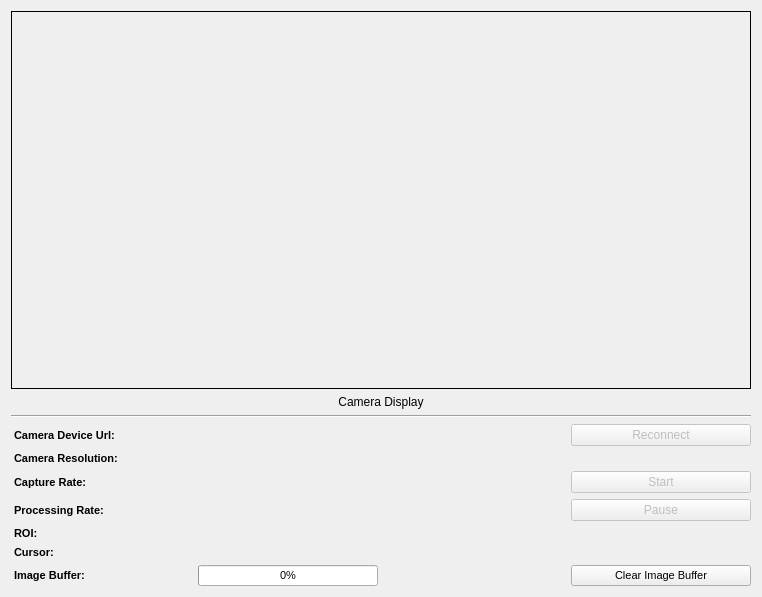
<?xml version="1.0" encoding="UTF-8"?>
<ui version="4.0">
 <class>CameraView</class>
 <widget class="QWidget" name="CameraView">
  <property name="geometry">
   <rect>
    <x>0</x>
    <y>0</y>
    <width>762</width>
    <height>597</height>
   </rect>
  </property>
  <property name="sizePolicy">
   <sizepolicy hsizetype="Minimum" vsizetype="Minimum">
    <horstretch>0</horstretch>
    <verstretch>0</verstretch>
   </sizepolicy>
  </property>
  <property name="windowTitle">
   <string>Form</string>
  </property>
  <layout class="QVBoxLayout" name="verticalLayout" stretch="1,0,0,0">
   <item>
    <widget class="FrameLabel" name="frameLabel">
     <property name="enabled">
      <bool>true</bool>
     </property>
     <property name="sizePolicy">
      <sizepolicy hsizetype="Ignored" vsizetype="Ignored">
       <horstretch>0</horstretch>
       <verstretch>0</verstretch>
      </sizepolicy>
     </property>
     <property name="mouseTracking">
      <bool>true</bool>
     </property>
     <property name="autoFillBackground">
      <bool>true</bool>
     </property>
     <property name="frameShape">
      <enum>QFrame::Box</enum>
     </property>
     <property name="alignment">
      <set>Qt::AlignCenter</set>
     </property>
    </widget>
   </item>
   <item>
    <widget class="QLabel" name="label">
     <property name="layoutDirection">
      <enum>Qt::LeftToRight</enum>
     </property>
     <property name="text">
      <string>Camera Display</string>
     </property>
     <property name="alignment">
      <set>Qt::AlignCenter</set>
     </property>
    </widget>
   </item>
   <item>
    <widget class="Line" name="line">
     <property name="orientation">
      <enum>Qt::Horizontal</enum>
     </property>
    </widget>
   </item>
   <item>
    <layout class="QGridLayout" name="gridLayout" columnstretch="1,1,1,1">
     <item row="1" column="0">
      <widget class="QLabel" name="label_4">
       <property name="sizePolicy">
        <sizepolicy hsizetype="MinimumExpanding" vsizetype="MinimumExpanding">
         <horstretch>0</horstretch>
         <verstretch>0</verstretch>
        </sizepolicy>
       </property>
       <property name="font">
        <font>
         <pointsize>8</pointsize>
         <weight>75</weight>
         <bold>true</bold>
        </font>
       </property>
       <property name="frameShadow">
        <enum>QFrame::Sunken</enum>
       </property>
       <property name="text">
        <string> Camera Device Url:</string>
       </property>
       <property name="alignment">
        <set>Qt::AlignLeading|Qt::AlignLeft|Qt::AlignVCenter</set>
       </property>
      </widget>
     </item>
     <item row="2" column="0">
      <widget class="QLabel" name="label_5">
       <property name="sizePolicy">
        <sizepolicy hsizetype="MinimumExpanding" vsizetype="MinimumExpanding">
         <horstretch>0</horstretch>
         <verstretch>0</verstretch>
        </sizepolicy>
       </property>
       <property name="font">
        <font>
         <pointsize>8</pointsize>
         <weight>75</weight>
         <bold>true</bold>
        </font>
       </property>
       <property name="text">
        <string> Camera Resolution:</string>
       </property>
       <property name="alignment">
        <set>Qt::AlignLeading|Qt::AlignLeft|Qt::AlignVCenter</set>
       </property>
      </widget>
     </item>
     <item row="7" column="1">
      <widget class="QProgressBar" name="imageBufferBar">
       <property name="sizePolicy">
        <sizepolicy hsizetype="MinimumExpanding" vsizetype="MinimumExpanding">
         <horstretch>0</horstretch>
         <verstretch>0</verstretch>
        </sizepolicy>
       </property>
       <property name="font">
        <font>
         <pointsize>8</pointsize>
        </font>
       </property>
       <property name="value">
        <number>0</number>
       </property>
      </widget>
     </item>
     <item row="5" column="1">
      <widget class="QLabel" name="roiLabel">
       <property name="sizePolicy">
        <sizepolicy hsizetype="MinimumExpanding" vsizetype="MinimumExpanding">
         <horstretch>0</horstretch>
         <verstretch>0</verstretch>
        </sizepolicy>
       </property>
       <property name="font">
        <font>
         <pointsize>8</pointsize>
        </font>
       </property>
       <property name="text">
        <string/>
       </property>
      </widget>
     </item>
     <item row="7" column="2">
      <widget class="QLabel" name="imageBufferLabel">
       <property name="sizePolicy">
        <sizepolicy hsizetype="MinimumExpanding" vsizetype="MinimumExpanding">
         <horstretch>0</horstretch>
         <verstretch>0</verstretch>
        </sizepolicy>
       </property>
       <property name="font">
        <font>
         <pointsize>8</pointsize>
        </font>
       </property>
       <property name="text">
        <string/>
       </property>
       <property name="alignment">
        <set>Qt::AlignCenter</set>
       </property>
      </widget>
     </item>
     <item row="6" column="0">
      <widget class="QLabel" name="label_7">
       <property name="sizePolicy">
        <sizepolicy hsizetype="MinimumExpanding" vsizetype="MinimumExpanding">
         <horstretch>0</horstretch>
         <verstretch>0</verstretch>
        </sizepolicy>
       </property>
       <property name="font">
        <font>
         <pointsize>8</pointsize>
         <weight>75</weight>
         <bold>true</bold>
        </font>
       </property>
       <property name="text">
        <string> Cursor:</string>
       </property>
      </widget>
     </item>
     <item row="4" column="2">
      <widget class="QLabel" name="nFramesProcessedLabel">
       <property name="sizePolicy">
        <sizepolicy hsizetype="MinimumExpanding" vsizetype="MinimumExpanding">
         <horstretch>0</horstretch>
         <verstretch>0</verstretch>
        </sizepolicy>
       </property>
       <property name="font">
        <font>
         <pointsize>8</pointsize>
        </font>
       </property>
       <property name="text">
        <string/>
       </property>
       <property name="alignment">
        <set>Qt::AlignCenter</set>
       </property>
      </widget>
     </item>
     <item row="3" column="1">
      <widget class="QLabel" name="captureRateLabel">
       <property name="enabled">
        <bool>true</bool>
       </property>
       <property name="sizePolicy">
        <sizepolicy hsizetype="MinimumExpanding" vsizetype="MinimumExpanding">
         <horstretch>0</horstretch>
         <verstretch>0</verstretch>
        </sizepolicy>
       </property>
       <property name="font">
        <font>
         <pointsize>8</pointsize>
        </font>
       </property>
       <property name="text">
        <string/>
       </property>
      </widget>
     </item>
     <item row="5" column="0">
      <widget class="QLabel" name="label_6">
       <property name="sizePolicy">
        <sizepolicy hsizetype="MinimumExpanding" vsizetype="MinimumExpanding">
         <horstretch>0</horstretch>
         <verstretch>0</verstretch>
        </sizepolicy>
       </property>
       <property name="font">
        <font>
         <pointsize>8</pointsize>
         <weight>75</weight>
         <bold>true</bold>
        </font>
       </property>
       <property name="text">
        <string> ROI:</string>
       </property>
      </widget>
     </item>
     <item row="7" column="0">
      <widget class="QLabel" name="label_1">
       <property name="sizePolicy">
        <sizepolicy hsizetype="MinimumExpanding" vsizetype="MinimumExpanding">
         <horstretch>0</horstretch>
         <verstretch>0</verstretch>
        </sizepolicy>
       </property>
       <property name="font">
        <font>
         <pointsize>8</pointsize>
         <weight>75</weight>
         <bold>true</bold>
        </font>
       </property>
       <property name="text">
        <string> Image Buffer:</string>
       </property>
       <property name="alignment">
        <set>Qt::AlignLeading|Qt::AlignLeft|Qt::AlignVCenter</set>
       </property>
      </widget>
     </item>
     <item row="3" column="2">
      <widget class="QLabel" name="nFramesCapturedLabel">
       <property name="sizePolicy">
        <sizepolicy hsizetype="MinimumExpanding" vsizetype="MinimumExpanding">
         <horstretch>0</horstretch>
         <verstretch>0</verstretch>
        </sizepolicy>
       </property>
       <property name="font">
        <font>
         <pointsize>8</pointsize>
        </font>
       </property>
       <property name="text">
        <string/>
       </property>
       <property name="alignment">
        <set>Qt::AlignCenter</set>
       </property>
      </widget>
     </item>
     <item row="4" column="0">
      <widget class="QLabel" name="label_3">
       <property name="sizePolicy">
        <sizepolicy hsizetype="MinimumExpanding" vsizetype="MinimumExpanding">
         <horstretch>0</horstretch>
         <verstretch>0</verstretch>
        </sizepolicy>
       </property>
       <property name="font">
        <font>
         <pointsize>8</pointsize>
         <weight>75</weight>
         <bold>true</bold>
        </font>
       </property>
       <property name="text">
        <string> Processing Rate:</string>
       </property>
      </widget>
     </item>
     <item row="3" column="0">
      <widget class="QLabel" name="label_2">
       <property name="sizePolicy">
        <sizepolicy hsizetype="MinimumExpanding" vsizetype="MinimumExpanding">
         <horstretch>0</horstretch>
         <verstretch>0</verstretch>
        </sizepolicy>
       </property>
       <property name="font">
        <font>
         <pointsize>8</pointsize>
         <weight>75</weight>
         <bold>true</bold>
        </font>
       </property>
       <property name="text">
        <string> Capture Rate:</string>
       </property>
       <property name="alignment">
        <set>Qt::AlignLeading|Qt::AlignLeft|Qt::AlignVCenter</set>
       </property>
      </widget>
     </item>
     <item row="2" column="1">
      <widget class="QLabel" name="cameraResolutionLabel">
       <property name="sizePolicy">
        <sizepolicy hsizetype="MinimumExpanding" vsizetype="MinimumExpanding">
         <horstretch>0</horstretch>
         <verstretch>0</verstretch>
        </sizepolicy>
       </property>
       <property name="font">
        <font>
         <pointsize>8</pointsize>
        </font>
       </property>
       <property name="alignment">
        <set>Qt::AlignLeading|Qt::AlignLeft|Qt::AlignVCenter</set>
       </property>
      </widget>
     </item>
     <item row="6" column="1">
      <widget class="QLabel" name="mouseCursorPosLabel">
       <property name="sizePolicy">
        <sizepolicy hsizetype="MinimumExpanding" vsizetype="MinimumExpanding">
         <horstretch>0</horstretch>
         <verstretch>0</verstretch>
        </sizepolicy>
       </property>
       <property name="font">
        <font>
         <pointsize>8</pointsize>
        </font>
       </property>
       <property name="text">
        <string/>
       </property>
      </widget>
     </item>
     <item row="1" column="1">
      <widget class="QLabel" name="deviceUrlLabel">
       <property name="sizePolicy">
        <sizepolicy hsizetype="MinimumExpanding" vsizetype="MinimumExpanding">
         <horstretch>0</horstretch>
         <verstretch>0</verstretch>
        </sizepolicy>
       </property>
       <property name="font">
        <font>
         <pointsize>8</pointsize>
        </font>
       </property>
       <property name="alignment">
        <set>Qt::AlignLeading|Qt::AlignLeft|Qt::AlignVCenter</set>
       </property>
      </widget>
     </item>
     <item row="4" column="1">
      <widget class="QLabel" name="processingRateLabel">
       <property name="sizePolicy">
        <sizepolicy hsizetype="MinimumExpanding" vsizetype="MinimumExpanding">
         <horstretch>0</horstretch>
         <verstretch>0</verstretch>
        </sizepolicy>
       </property>
       <property name="font">
        <font>
         <pointsize>8</pointsize>
        </font>
       </property>
       <property name="text">
        <string/>
       </property>
      </widget>
     </item>
     <item row="7" column="3">
      <widget class="QPushButton" name="clearImageBufferButton">
       <property name="sizePolicy">
        <sizepolicy hsizetype="MinimumExpanding" vsizetype="MinimumExpanding">
         <horstretch>0</horstretch>
         <verstretch>0</verstretch>
        </sizepolicy>
       </property>
       <property name="font">
        <font>
         <pointsize>8</pointsize>
        </font>
       </property>
       <property name="text">
        <string>Clear Image Buffer</string>
       </property>
      </widget>
     </item>
     <item row="3" column="3">
      <widget class="QPushButton" name="startButton">
       <property name="enabled">
        <bool>false</bool>
       </property>
       <property name="sizePolicy">
        <sizepolicy hsizetype="MinimumExpanding" vsizetype="MinimumExpanding">
         <horstretch>0</horstretch>
         <verstretch>0</verstretch>
        </sizepolicy>
       </property>
       <property name="text">
        <string>Start</string>
       </property>
      </widget>
     </item>
     <item row="4" column="3">
      <widget class="QPushButton" name="pauseButton">
       <property name="enabled">
        <bool>false</bool>
       </property>
       <property name="sizePolicy">
        <sizepolicy hsizetype="MinimumExpanding" vsizetype="MinimumExpanding">
         <horstretch>0</horstretch>
         <verstretch>0</verstretch>
        </sizepolicy>
       </property>
       <property name="text">
        <string>Pause</string>
       </property>
      </widget>
     </item>
     <item row="1" column="3">
      <widget class="QPushButton" name="reconnectButton">
       <property name="enabled">
        <bool>false</bool>
       </property>
       <property name="sizePolicy">
        <sizepolicy hsizetype="MinimumExpanding" vsizetype="MinimumExpanding">
         <horstretch>0</horstretch>
         <verstretch>0</verstretch>
        </sizepolicy>
       </property>
       <property name="styleSheet">
        <string notr="true"/>
       </property>
       <property name="text">
        <string>Reconnect</string>
       </property>
      </widget>
     </item>
    </layout>
   </item>
  </layout>
 </widget>
 <customwidgets>
  <customwidget>
   <class>FrameLabel</class>
   <extends>QLabel</extends>
   <header>FrameLabel.h</header>
  </customwidget>
 </customwidgets>
 <resources/>
 <connections/>
</ui>
